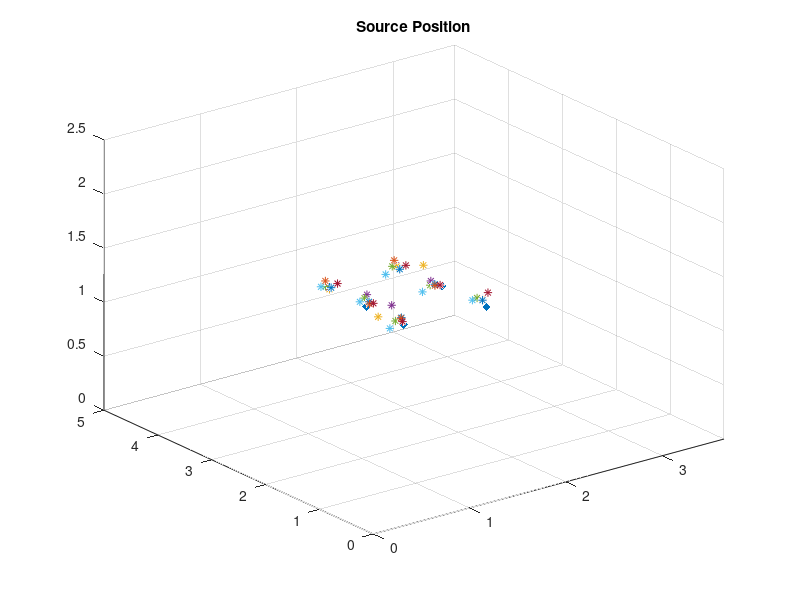
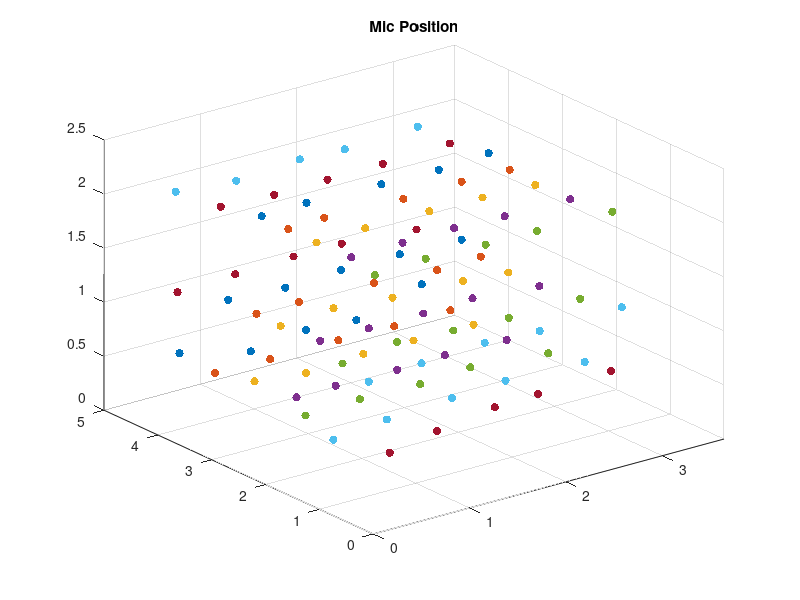
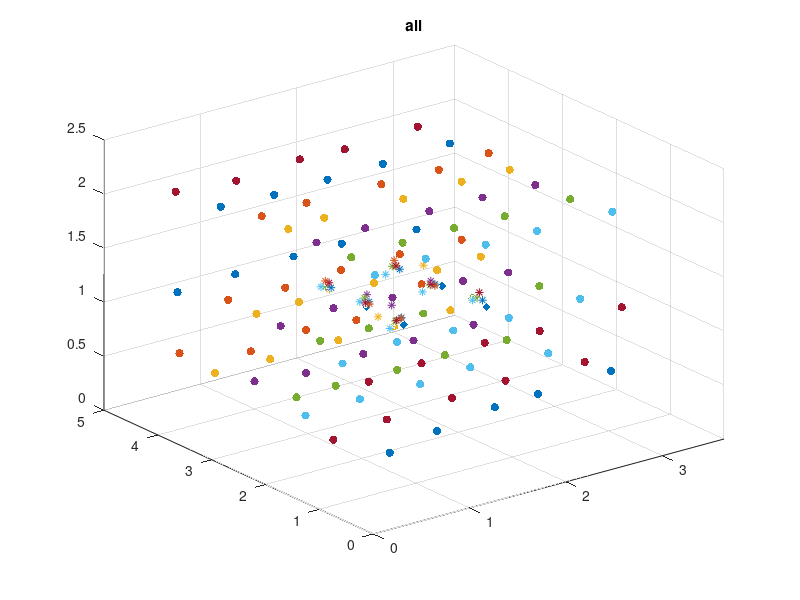
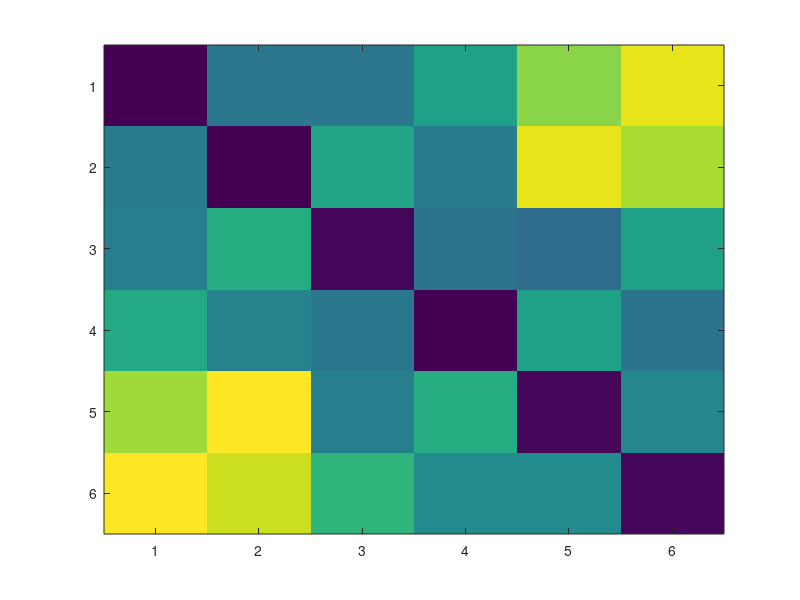

The MATLAB script that drew these images, in order:
%%
clear
close all
clc
%%

trueSpkrPos=[
    1.44, 3.39, 1.16;
    2.17, 3.40, 1.15;
    1.42, 2.67, 1.15;
    2.19, 2.645, 1.16;
    1.39, 1.92, 1.16;
    2.20, 1.835, 1.15;
];

micPos1 = [ 0.49407,  4.4825, 0.52685;
    1.1858,  4.3940, 0.39627;
    1.75844,  4.3953, 0.453863;
    2.3082, 4.44356, 0.404805;
    3.01739, 4.49936, 0.55059;
    0.62896,  3.8204, 1.13962;
    1.17475,  3.7361, 1.14012;
    1.7829, 3.79040, 1.14402;
    2.3930, 3.78959, 1.14212;
    3.06083,  3.8364, 1.10570;
    0.64311,  3.2220, 2.04734;
    1.12475, 3.25235, 2.04733;
    1.89890, 3.24850, 2.03256;
    2.47427, 3.21023, 2.03573;
    3.03768, 3.29436, 2.0355];

spkrPos1 = [
    1.4087            3.303            1.1822;
    2.1373            3.333            1.1700;
    1.4375            2.651            1.1941;
    2.122            2.6551            1.1905;
    1.377            1.9405            1.2247;
    2.178            1.8690            1.2092;];

micPos2 = [            0.53808, 3.90080, 0.46408;
    1.1024, 3.8870, 0.46095;
    1.78904, 3.84936 0.47954;
    2.3473, 3.8109, 0.4826;
    2.9455, 3.8394, 0.4781;
    0.6018, 3.2449, 1.1484;
    1.0400, 3.2391, 1.1533;
    1.8070, 3.2219, 1.1472;
    2.460, 3.216, 1.1111;
    2.9219, 3.2310, 1.1214;
    0.6341, 2.7123, 2.0466;
    1.0035, 2.7083, 2.0639;
    1.816, 2.690, 2.045;
    2.4279, 2.7032, 2.0546;
    2.9238, 2.6978, 2.0451;];

spkrPos2 = [           1.40790,            3.40877,            1.22031;
    2.14266            3.446473            1.22501;
    1.43166            2.63082,            1.1792;
    2.11783            2.64400,            1.18087;
    1.36974,            1.93907,            1.22065;
    2.18015            1.869958,            1.20988;];





micPos3 = [
    0.60362,  3.28614, 0.5136;
    1.1283  3.2677,  0.4671;
    1.7309, 3.27990, 0.49720;
    2.251 3.283 0.49474;
    2.876 3.28413, 0.48966;
    0.60263,  2.79977, 1.1373;
    1.12687,  2.75427, 1.1867;
    1.71392,  2.70933, 1.1519;
    2.4232,   2.67054,  1.145;
    2.88394,  2.65526, 1.1146;
    0.61864,  2.16157, 2.0525;
    1.1164  2.14653,  2.0675;
    1.77227,  2.1284, 2.0706;
    2.33537,   2.14834,  2.057;
    2.87956,   2.1433,  2.043;];
spkrPos3= [
    1.433714,            3.3786806,            1.1436;
    2.1591,            3.431199,            1.1693;
    1.457708,            2.517026,            1.0808;
    2.12628,            2.874128,            1.315;
    1.38548,            1.9637906,            1.2165;
    2.188854,            1.8856006,            1.2107;];



micPos4= [
    0.6607,            2.6079,            0.5079;
    1.0685,            2.6087,            0.5163;
    1.707,            2.610,            0.508;
    2.20784,            2.62148,            0.52181;
    2.864359,            2.648085,            0.496601;
    0.61513,            2.08594,            1.16058;
    1.1141,            2.0734,            1.1582;
    1.68262,            2.08170,            1.15702;
    2.19720,            2.09114,            1.16980;
    2.87484,            2.05845,            1.12794;
    0.6144,            1.5092,            2.0652;
    1.1538,            1.5207,            2.0673;
    1.6803,            1.5048,            2.0792;
    2.20364,            1.50252,            2.06355;
    2.883,            1.503,            2.056;];

spkrPos4 = [1.435,           3.391,            1.157;
    2.1598            3.4405,            1.1761;
    1.4626            2.7344,            1.2351;
    2.1200            2.7247,            1.2049;
    1.3782            2.1236,            1.2970;
    2.2009            1.9026,            1.2064;];

micPos5 = [            0.4642,            2.0900,            0.5057;
    1.0366,            2.1018,            0.5145;
    1.6505,            2.0819,            0.5121;
    2.1688,            2.0791,            0.5414;
    2.9469,            2.0243,            0.4957;
    0.4679,            1.4102,            1.1413;
    1.0845,            1.4999,            1.1700;
    1.6479,            1.4618,            1.1501;
    2.2203,            1.4550,            1.1300;
    2.9560,            1.4469,            1.1298;
    0.5031,            0.8702,            2.0746;
    1.0602,            0.9237,            2.0791;
    1.6597,            0.8822,            2.0739;
    2.199,            0.892,            2.069;
    2.972,            0.877,            2.062;];
spkrPos5 = [            1.3985,            3.3891,            1.1772;
            2.1218,            3.4445,            1.1751;
            1.4210,            2.7058,            1.2195;
            2.1028,            2.7062,            1.1745;
            1.3545,            2.0120,            1.1828;
            2.1773,            1.9679,            1.2074;];

micPos6 = [
            0.3342,            1.3375,            0.4856;
            0.939,            1.425,            0.506;
            1.626,            1.449,            0.533;
            2.189,            1.461,            0.556;
            3.009,            1.458,            0.531;
            0.398,            0.795,            1.131;
            0.961,            0.822,            1.159;
            1.644,            0.872,            1.172;
            2.209,            0.862,            1.148;
            3.057,            0.855,            1.164;
            0.413,            4.409,            2.057;
            1.045,            4.416,            2.004;
            1.726,            4.451,            2.029;
            2.195,            4.458,            2.008;
            2.96,            4.47,            2.03;];
        
spkrPos6 = [            1.334,            3.358,            1.196;
            2.047,            3.433,            1.121;
            1.356,            2.675,            1.208;
            2.024,            2.708,            1.131;
            1.297,            2.012,            1.128;
            2.116,            1.945,            1.207;];
        
micPos7 = [
            0.605,            0.541,            0.567;
            1.17,            0.64,            0.63;
            1.641,            0.703,            0.687;
            2.180,            0.686,            0.641;
            2.750,            0.728,            0.635;
            0.528,            4.212,            1.142;
            1.103,            4.233,            1.139;
            1.739,            4.250,            1.154;
            2.224,            4.267,            1.159;
            2.96,            4.29,            1.11;
            0.58,            3.62,            2.03;
            1.110,            3.600,            2.011;
            1.680,            3.650,            2.006;
            2.23,            3.65,            2.00;
            2.941,            3.700,            2.007;];
        
        
micPos7_2 = [
        0.49066,0.57064,0.50297;
        1.04640,0.68864,0.54425;
        1.68740,0.76270,0.59091;
        2.17383,0.83174,0.58020;
        2.96766,0.89573,0.58474;
        0.46228,4.46261,1.10371;
        1.05152,4.44659,1.13106;
        1.65806,4.44854,1.14832;
        2.17103,4.47070,1.13855;
        2.93780,4.45189,1.08794;
        0.50032,3.72504,2.05421;
        1.04932,3.71810,2.03247;
        1.63622,3.77888,2.01767;
        2.21695,3.78938,2.02097;
        2.93757,3.83328,2.02541;
        ];
    
spkrPos7 =[
           1.4064,            3.1801,            1.2490;
            2.139,            3.222,            1.231;
           1.4216,            2.5409,            1.2088;
            2.103,            2.522,            1.218;
           1.3342,            1.8437,            1.2206;
            2.1718,            1.7561,            1.3066;];       
        
spkrPos7_2 =[
            1.3628672081806155,3.2584313236327827,1.2491714376434102;
            2.0955113405765893,3.3290464853033597,1.2117820765798315;
            1.382746571965173,2.6205737526934825,1.2045571569825366;
            2.0581561942867115,2.6116861071923836,1.214853137283191;
            1.3140704194281796,1.9168616805861323,1.2201176788363295;
            2.1260914933911645,1.833971273505931,1.3012399196184987;];
        
figure
scatter3(spkrPos1(:,1), spkrPos1(:,2), spkrPos1(:,3),'*'), hold on;
scatter3(spkrPos2(:,1), spkrPos2(:,2), spkrPos2(:,3),'*');
scatter3(spkrPos3(:,1), spkrPos3(:,2), spkrPos3(:,3),'*');
scatter3(spkrPos4(:,1), spkrPos4(:,2), spkrPos4(:,3),'*');
scatter3(spkrPos5(:,1), spkrPos5(:,2), spkrPos5(:,3),'*');
scatter3(spkrPos6(:,1), spkrPos6(:,2), spkrPos6(:,3),'*');
scatter3(spkrPos7(:,1), spkrPos7(:,2), spkrPos7(:,3),'*');
scatter3(trueSpkrPos(:,1), trueSpkrPos(:,2), trueSpkrPos(:,3),  'filled', 'black', 'diamond');


xlim([0, 3.64]), ylim([0, 5]), zlim([0, 2.5]);
title('Source Position')
%%

figure
scatter3(micPos1(:,1), micPos1(:,2), micPos1(:,3), 'filled'), hold on;
scatter3(micPos2(:,1), micPos2(:,2), micPos2(:,3), 'filled');
scatter3(micPos3(:,1), micPos3(:,2), micPos3(:,3), 'filled');
scatter3(micPos4(:,1), micPos4(:,2), micPos4(:,3), 'filled');
scatter3(micPos5(:,1), micPos5(:,2), micPos5(:,3), 'filled');
scatter3(micPos6(:,1), micPos6(:,2), micPos6(:,3), 'filled');
scatter3(micPos7_2(:,1), micPos7_2(:,2), micPos7_2(:,3), 'filled');

xlim([0, 3.64]), ylim([0, 5]), zlim([0, 2.5]);
title('Mic Position')
%%
figure
scatter3(spkrPos1(:,1), spkrPos1(:,2), spkrPos1(:,3),'*'), hold on;
scatter3(spkrPos2(:,1), spkrPos2(:,2), spkrPos2(:,3),'*');
scatter3(spkrPos3(:,1), spkrPos3(:,2), spkrPos3(:,3),'*');
scatter3(spkrPos4(:,1), spkrPos4(:,2), spkrPos4(:,3),'*');
scatter3(spkrPos5(:,1), spkrPos5(:,2), spkrPos5(:,3),'*');
scatter3(spkrPos6(:,1), spkrPos6(:,2), spkrPos6(:,3),'*');
scatter3(spkrPos7_2(:,1), spkrPos7_2(:,2), spkrPos7_2(:,3),'*');
scatter3(trueSpkrPos(:,1), trueSpkrPos(:,2), trueSpkrPos(:,3),  'filled', 'black', 'diamond');



scatter3(micPos1(:,1), micPos1(:,2), micPos1(:,3), 'filled', 'b'), hold on;
scatter3(micPos2(:,1), micPos2(:,2), micPos2(:,3), 'filled', 'r');
scatter3(micPos3(:,1), micPos3(:,2), micPos3(:,3), 'filled', 'y');
scatter3(micPos4(:,1), micPos4(:,2), micPos4(:,3), 'filled');
scatter3(micPos5(:,1), micPos5(:,2), micPos5(:,3), 'filled');
scatter3(micPos6(:,1), micPos6(:,2), micPos6(:,3), 'filled');
scatter3(micPos7_2(:,1), micPos7_2(:,2), micPos7_2(:,3), 'filled');


xlim([0, 3.64]), ylim([0, 5]), zlim([0, 2.5]);
title('all')

figure, imagesc(pdist2(spkrPos2, spkrPos5))

figure, imagesc(pdist2([spkrPos1; spkrPos2; spkrPos3; spkrPos4; spkrPos5; spkrPos6; spkrPos7], ... 
    [spkrPos1; spkrPos2; spkrPos3; spkrPos4; spkrPos5; spkrPos6; spkrPos7]),[0.01, 0.5])
colorbar, colormap(flipud(colormap(('gray'))));

















